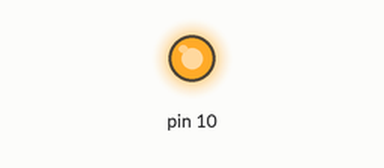
Bench run of a sketch on a simulated Arduino Uno, built with avr-gcc and run on an emulated ATmega328P. On the bench: output pins drawn as LEDs (lit = HIGH). What the sketch prints to the serial monitor is not drawn.

Above: at 0.1 s.
Timing chart, 0 to 1.6 s (numbered marks = the images above):
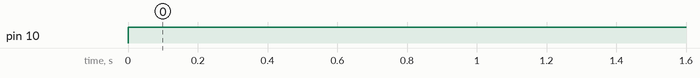

Measured:
- by itself, pin 10: LOW → HIGH at 0.00 s

The sketch:

UnoSpi_Master2Esp.ino
```cpp
/* SPI Master Demo
 * SPI pin numbers:
 * SCK   13  // Serial Clock.
 * MISO  12  // Master In Slave Out.
 * MOSI  11  // Master Out Slave In.
 * SS    10  // Slave Select
 */
// Include SPI (Serial Peripheral Interface) library.
#include <SPI.h>

unsigned long nextMillis = 0;    // Next millis() for master LED update.
// The setup() function runs after reset.
void setup() {
  // Initialize serial for DEBUG.
  Serial.begin(115200);

  // Initialize nextMillis.
  nextMillis = millis();

  // Initialize SPI.
  // SCK, MOSI, SS pins into output mode
  // also put SCK, MOSI into LOW state, and SS into HIGH state.
  // Then put SPI hardware into Master mode and turn SPI on
  SPI.begin();

  // Slow down the master a bit
  //SPI.setClockDivider(SPI_CLOCK_DIV8);
  // Master initialized.
  Serial.println("Master Initialized");
}

void sendData(uint8_t * data, size_t len)
{
    // Select and wait for slave.
    digitalWrite(SS, LOW);

    // 发送字串
    char index;

    SPI.transfer(0x02);
    SPI.transfer(0x00);
    while(len-- && index < 32) {
      SPI.transfer(data[index++]);

    }
    while(index++ < 32) {
      SPI.transfer(0);
    }

    // Disable slave.
    digitalWrite(SS, HIGH);
}

// The loop() function runs continuously after setup().
void loop() {

  // Time to update master LED?
  if (millis() >= nextMillis) {
    // Yes, update nextMillis.
    nextMillis = millis() + 5000;
    Serial.println("nextMillis Updated.");

    const char * data = "Hello, My World!\n";
    int str_len = strlen(data);

    sendData(data, str_len);
    Serial.print(data);
  }
}
```
